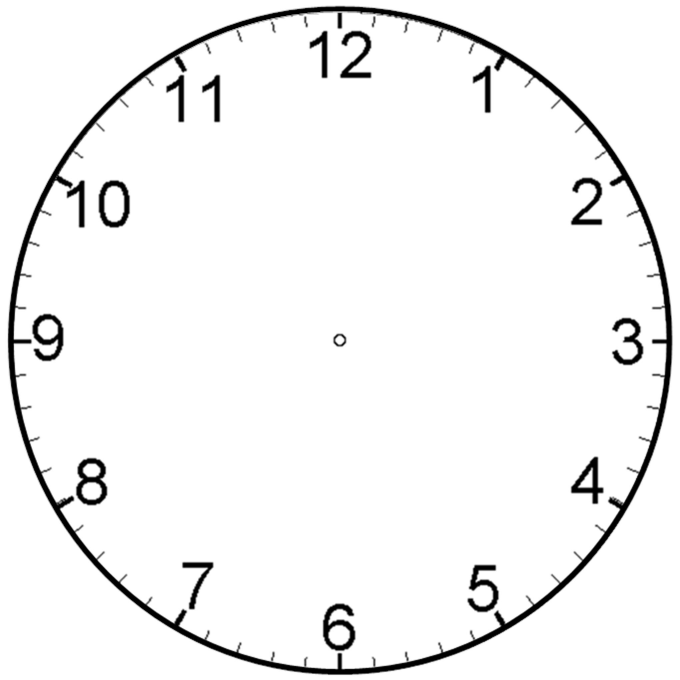
#> input picture Calendar/other/analog-clock-without-hands-clipart-6.jpg, 2040 x 2040 px, given in place of weekday.png, which was not available (shown at 1/3 size)
$ python icon_positions_locations.py
#> lines starting #> are read from the running program, lines starting #| are printed output that depends on the picture; pictures that were not available may be replaced by others from this repository, and a replacement may not be noted
#!/usr/bin/python3
# -*- coding: utf-8 -*-
from PIL import Image, ImageFont
from settings import *
im_open = Image.open

if NO_EPAPER:
    path = '/home/howarddeiner/IdeaProjects/E-Paper-Calendar/Calendar/'
else:
    path = '/home/pi/E-Paper-Calendar/Calendar/'

wpath = path+'weather-icons/'
mpath = path+'translations/'+language+'/months/'
weekpath =  path+'translations/'+language+'/week/'
dpath = path+'days/'
opath = path+'other/'

weekday = im_open(opath+'weekday.png')
#> weekday is the input picture: PIL image 2040x2040 RGB; min 0, max 255, mean 243.5
eventicon = im_open(opath+'event.png')
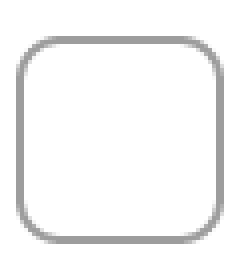
#> input picture Calendar/other/event.png, 60 x 70 px, found by its file name (shown 4 times larger)
#> eventicon is the input picture: PIL image 60x70 RGBA; mean R, G, B, A 16.5, 16.5, 16.5, 22.4
dateicon = im_open(opath+'today.png')
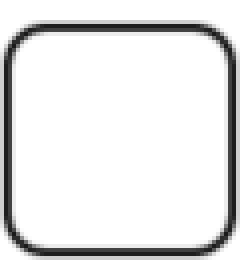
#> input picture Calendar/other/today.png, 60 x 70 px, found by its file name (shown 4 times larger)
#> dateicon is the input picture: PIL image 60x70 RGBA; mean R, G, B, A 0, 0, 0, 24
tempicon = im_open(wpath+'wi-thermometer.jpeg')
humicon = im_open(wpath+'wi-humidity.jpeg')
weekmon = im_open(weekpath+'week-mon.jpeg')
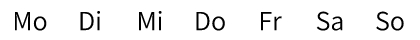
#> input picture Calendar/translations/de/week/week-mon.jpeg, 420 x 40 px, found by its file name
#> weekmon is the input picture: PIL image 420x40 RGB; min 0, max 255, mean 239.3
weeksun = im_open(weekpath+'week-sun.jpeg')
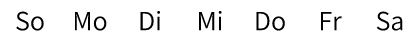
#> input picture Calendar/translations/de/week/week-sun.jpeg, 420 x 40 px, found by its file name
#> weeksun is the input picture: PIL image 420x40 RGB; min 0, max 255, mean 239.3
#> (the run stopped early here; a loop or call above may not have finished)
